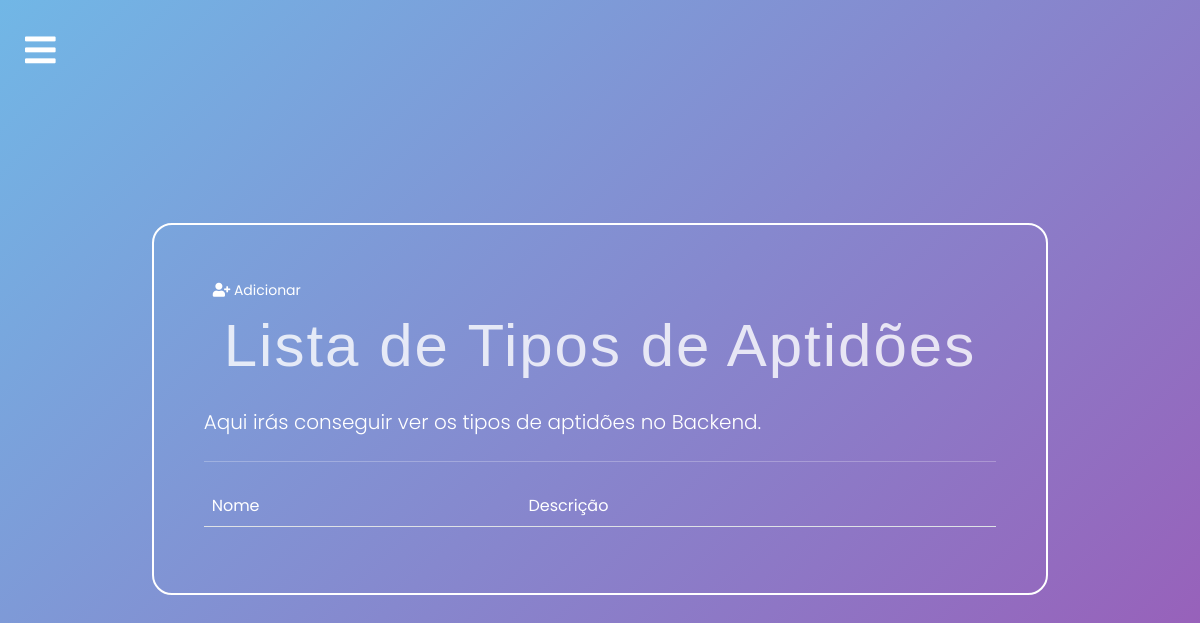
Before: /backend/tipo-aptidoes/list/ (signed in) with the older database file.
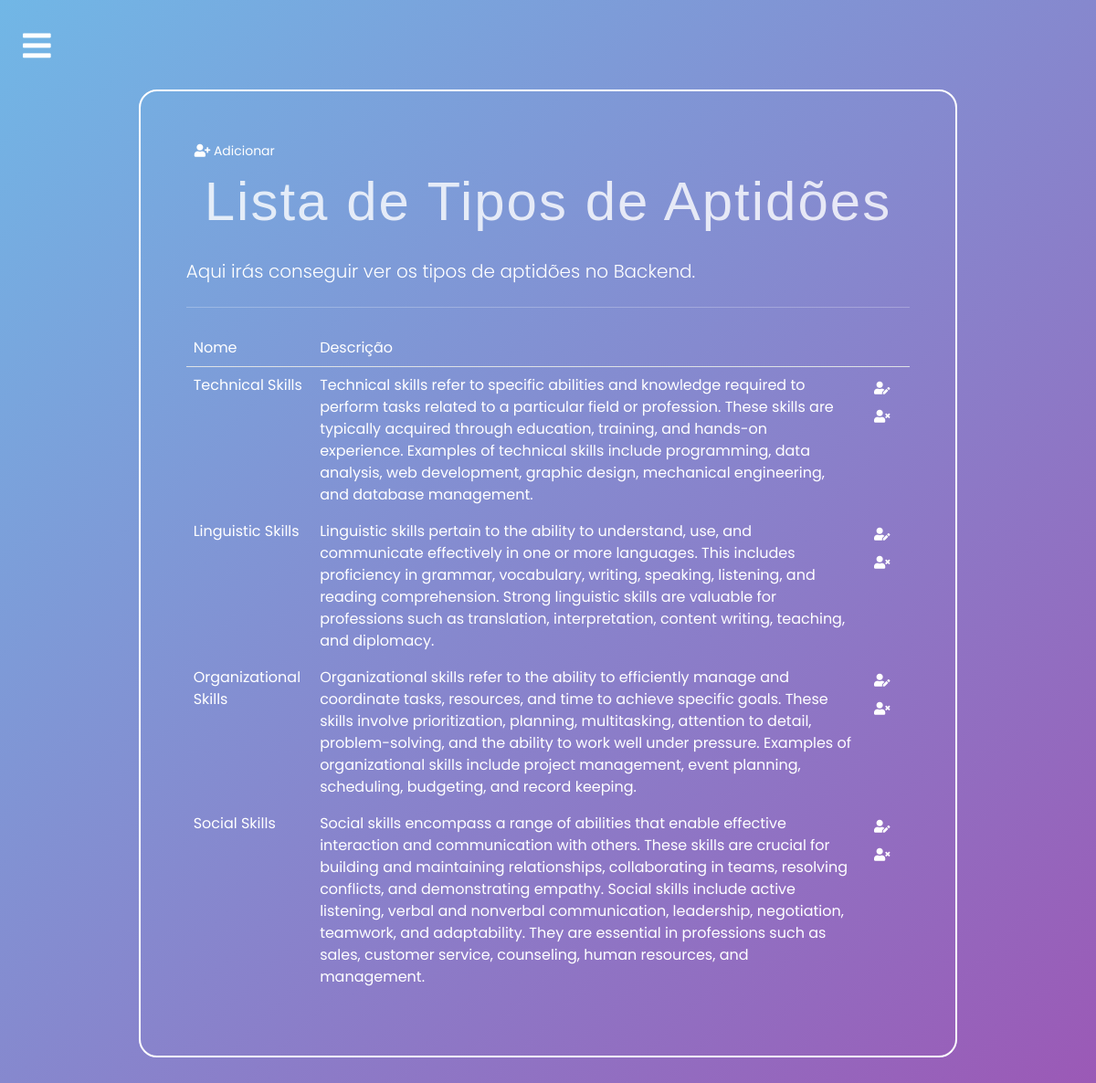
After: the same page with the newer database file.
### portofolio/models.py (models this page shows, shortened)
class TipoAptidao (models.Model):
    nome = models.CharField(max_length=255)
    descricao = models.TextField()

### portofolio/views.py (the view)
# urls.py: path('backend/tipo-aptidoes/list/', views.tipo_aptidoes_list, name='tipo_aptidoes_list'), # get req. to retrieve and display all records
@login_required
def tipo_aptidoes_list(request):
            context = {'tipo_aptidoes_list': TipoAptidao.objects.all()}
            return render(request, 'portofolio/tipos/tipo_aptidoes/tipo_aptidao_list.html', context)

### portofolio/templates/portofolio/tipos/tipo_aptidoes/tipo_aptidao_list.html (shortened to what this page needs)
{%extends 'portofolio/base.html' %}
{%load crispy_forms_tags%}
{%block content%}
<div class="container">
    <div class="col-md-10 offset-md-1 mt-5">
        <div class="limiter-form jumbotron">
            <a href="{%url 'portofolio:tipo_aptidoes_insert'%}" class="btn btn-primary btn-sm">
                <i class="fas fa-user-plus"></i>
                Adicionar
            </a>
            <h1 class="display-4">Lista de Tipos de Aptidões</h1>
            <p class="lead">Aqui irás conseguir ver os tipos de aptidões no Backend.</p>
            <hr class="my-4">
            <table class="table table-borderless">
                <thead class="border-bottom font-weight-bold">
                    <tr>
                        <td>Nome</td>
                        <td>Descrição</td>
                    </tr>
                    <tbody>
                        {%for tipos in tipo_aptidoes_list%}
                        <tr>
                            <td>{{tipos.nome}}</td>
                            <td>{{tipos.descricao}}</td>
                            <td>
                                <a href="{%url 'portofolio:tipo_aptidao_update' tipos.id%}" class="btn btn-warning btn-sm">
                                    <i class="fas fa-user-edit"></i>
                                </a>
                                <form action="{%url 'portofolio:tipo_aptidao_delete' tipos.id%}" method="post" class="d-inline">
                                    <button type="submit" class="btn btn-danger btn-sm">
                                        <i class="fas fa-user-times"></i>
                                    </button>
                                </form>
                            </td>
                        </tr>
                        {% endfor %}
                    </tbody>
                </thead>
            </table>
        </div>
    </div>
</div>
{%endblock%}

Changed rows visible on the page:
added TipoAptidao: nome "Technical Skills", descricao "Technical skills refer to specific abilities and knowledge required to perform tasks related to a particular field or profession. These skills are typically acquired through education, training, and hands-on experience. Examples of technical skills include programming, data analysis, web development, graphic design, mechanical engineering, and database management."
added TipoAptidao: nome "Linguistic Skills", descricao "Linguistic skills pertain to the ability to understand, use, and communicate effectively in one or more languages. This includes proficiency in grammar, vocabulary, writing, speaking, listening, and reading comprehension. Strong linguistic skills are valuable for professions such as translation, interpretation, content writing, teaching, and diplomacy."
added TipoAptidao: nome "Organizational Skills", descricao "Organizational skills refer to the ability to efficiently manage and coordinate tasks, resources, and time to achieve specific goals. These skills involve prioritization, planning, multitasking, attention to detail, problem-solving, and the ability to work well under pressure. Examples of organizational skills include project management, event planning, scheduling, budgeting, and record keeping."
added TipoAptidao: nome "Social Skills", descricao "Social skills encompass a range of abilities that enable effective interaction and communication with others. These skills are crucial for building and maintaining relationships, collaborating in teams, resolving conflicts, and demonstrating empathy. Social skills include active listening, verbal and nonverbal communication, leadership, negotiation, teamwork, and adaptability. They are essential in professions such as sales, customer service, counseling, human resources, and management."
